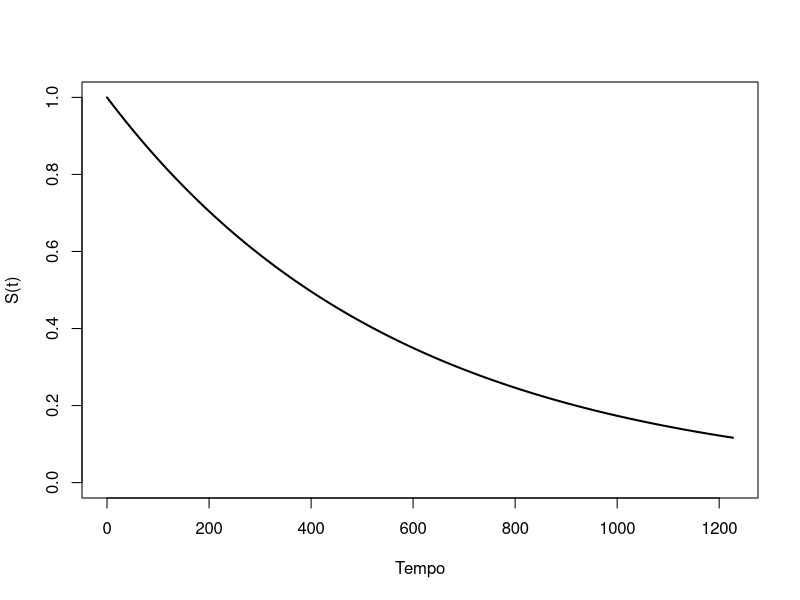
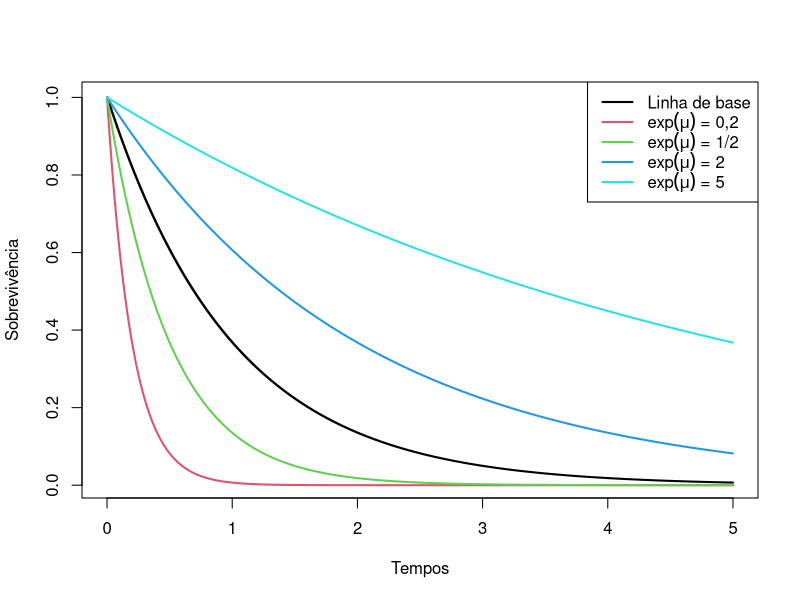
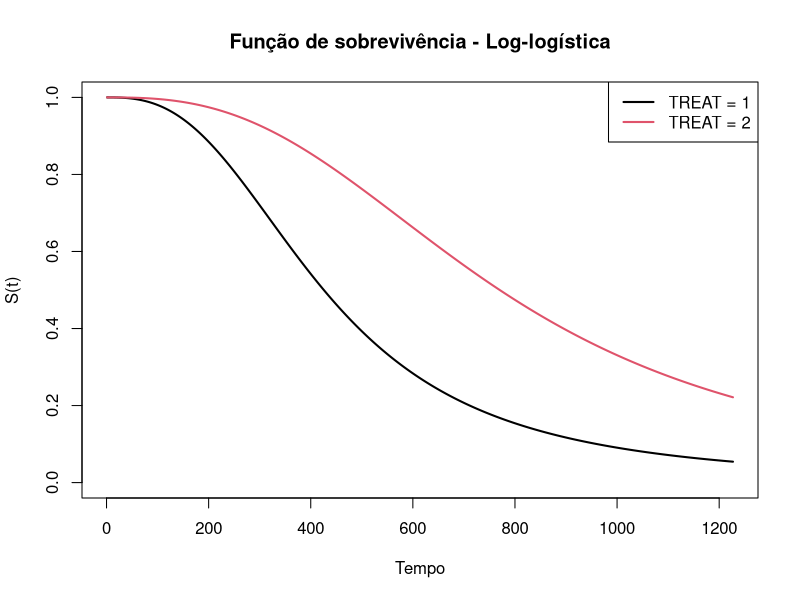

R code for these plots, in order:
## ---- chunk 1
library(survival)
## ---- chunk 2
# TIME: Survival time in days
# CENS: Censoring indicator (0 = censored, 1 = uncensored)
# TREAT: Treatment (1 = single, 2 = combined)
# AGE: Age of patient in years
# RDISEASE: Extent of residual disease (1 = incomplete, 2 = complete)
# PERF: Performance status (1 = good, 2 = poor)
quimioterapy <- read.table("Quimioterapy.txt", header = TRUE)

head(quimioterapy)
## ---- chunk 3
reg.exp <- survreg(
  Surv(TIME, CENS) ~ factor(TREAT),
  data = quimioterapy,
  dist = "exponential"
)

summary(reg.exp)
## ---- chunk 4

RegExpComp <- survreg(
  Surv(TIME, CENS) ~ factor(TREAT) + AGE + RDISEASE + PERF,
  data = quimioterapy,
  dist = "exponential"
)

summary(RegExpComp)
## ---- chunk 5

exp(coef(RegExpComp))
## ---- chunk 6
logLik.expon <- function(data, betas) {
  dj <- data$CENS
  tj <- data$TIME
  X <- as.matrix(data.frame(x0 = rep(1, nrow(data)), data[, 4:7]))
  betas <- as.vector(betas)

  (-1) * sum(-dj * X %*% betas - tj * exp(-X %*% betas))
}
## ---- chunk 7
res.exp_log_lik <- optim(
  rep(0, 5),
  fn = logLik.expon,
  data = quimioterapy,
  method = "BFGS",
  hessian = TRUE
)

# Maximum Likelihood Estimates
betas <- round(
  data.frame(
    b0 = res.exp_log_lik$par[1],
    b1 = res.exp_log_lik$par[2],
    b2 = res.exp_log_lik$par[3],
    b3 = res.exp_log_lik$par[4],
    b4 = res.exp_log_lik$par[5]
  ),
  4
)

betas
## ---- chunk 8

# esses betas entram nessa linearização aqui
# eta <- b0 + b1*TREAT + b2*AGE + b3*RDISEASE + b4*PERF
# S(t | x) = exp(-t * exp(-eta))

S_exp <- function(t, TREAT, AGE, RDISEASE, PERF) {
  eta <- 12.7527 +
    0.6252*TREAT -
    0.0867*AGE -
    0.7754*RDISEASE -
    0.2781*PERF

  exp(-t * exp(-eta))
}
## ---- chunk 9

tempos <- seq(0, max(quimioterapy$TIME), length.out = 300)

plot(
  tempos,
  S_exp(tempos, TREAT = 1, AGE = 60, RDISEASE = 2, PERF = 1),
  type = "l",
  lwd = 2,
  ylim = c(0, 1),
  xlab = "Tempo",
  ylab = "S(t)"
)
## ---- chunk 10

score.exp <- function(data, betas) {
  dj <- data$CENS
  tj <- data$TIME
  X <- as.matrix(data.frame(x0 = rep(1, nrow(data)), data[, 4:7]))
  betas <- as.vector(betas)
  score <- double(ncol(X))

  for (r in seq_len(ncol(X))) {
    score[r] <- sum(X[, r] * (tj * exp(-X %*% betas) - dj))
  }

  score
}

Info.exp <- function(data, betas) {
  tj <- data$TIME
  X <- as.matrix(data.frame(x0 = rep(1, nrow(data)), data[, 4:7]))
  betas <- as.vector(betas)
  Info.mat <- matrix(NA, ncol = ncol(X), nrow = ncol(X))

  for (r in seq_len(ncol(X))) {
    for (s in seq_len(ncol(X))) {
      Info.mat[r, s] <- sum(X[, r] * X[, s] * tj * exp(-X %*% betas))
    }
  }

  Info.mat
}

fs.expReg <- function(data, betas, max.iter = 15, eps = 1e-08) {
  tol.vec <- double(max.iter + 1)
  betas.vec <- matrix(NA, nrow = max.iter + 1, ncol = length(betas))

  betas.vec[1, ] <- betas.ant <- betas
  contador <- 1
  tol.vec[1] <- 1

  while (TRUE) {
    v <- solve(Info.exp(data, betas.ant), score.exp(data, betas.ant))

    # Iterative step (FS Algorithm)
    betas.atual <- betas.ant + v

    # Computing the tolerance level
    tol <- sum(abs(betas.atual - betas.ant))
    contador <- contador + 1

    # Updating the main results
    betas.ant <- betas.atual
    betas.vec[contador, ] <- betas.ant
    tol.vec[contador] <- tol

    cat("Wait: the FS algorithm is running", "\r")

    if ((eps > tol) || (contador > max.iter)) {
      break
    }
  }

  Results <- matrix(NA, nrow = contador, ncol = 6)
  colnames(Results) <- c("b0", "b1", "b2", "b3", "b4", "Tolerance")
  Results[seq_len(contador), 1:5] <- betas.vec[seq_len(contador), ]
  Results[seq_len(contador), 6] <- tol.vec[seq_len(contador)]

  Cov.Mat <- solve(Info.exp(data, betas.atual))
  se.betas <- sqrt(diag(Cov.Mat))

  list(
    betas.atual = betas.atual,
    Cov.Mat = Cov.Mat,
    se.betas = se.betas,
    Results = Results
  )
}

res.expFS <- fs.expReg(quimioterapy, rep(0, 5))
## ---- chunk 11

# Maximum likelihood estimates
round(res.expFS$betas.atual, 4)
## ---- chunk 12

# Standard error
round(sqrt(diag(res.expFS$Cov.Mat)), 4)
## ---- chunk 13
reg.weib <- survreg(
  Surv(TIME, CENS) ~ factor(TREAT) + AGE + factor(RDISEASE) + factor(PERF),
  data = quimioterapy,
  dist = "weibull"
)

summary(reg.weib)
## ---- chunk 14
logLik.Weib <- function(data, param) {
  dj <- data$CENS
  tj <- data$TIME
  alpha <- param[6]
  betas <- as.matrix(param[1:5])
  X <- as.matrix(cbind(x0 = 1, data[, 4:7]))
  linear_pred <- X %*% betas

  if (alpha <= 0) {
    return(Inf)
  }

  (-1) * sum(
    dj * log(alpha * tj^(alpha - 1) * exp(-alpha * linear_pred)) -
      tj^alpha * exp(-alpha * linear_pred)
  )
}

res.weib_loglike <- optim(
  c(rep(0, 5), 0.1),
  fn = logLik.Weib,
  data = quimioterapy,
  method = "BFGS",
  hessian = TRUE
)

# Maximum Likelihood Estimates
betas_weib <- round(
  data.frame(
    b0 = res.weib_loglike$par[1],
    b1 = res.weib_loglike$par[2],
    b2 = res.weib_loglike$par[3],
    b3 = res.weib_loglike$par[4],
    b4 = res.weib_loglike$par[5]
  ),
  4
)

betas_weib
## ---- chunk 15

#sqrt(diag(solve(res.weib$hessian)))
## ---- chunk 16
tj <- seq(0, 5, length.out = 1000)

exp.mu0 <- 1
exp.mu1 <- 0.2
exp.mu2 <- 0.5
exp.mu3 <- 2
exp.mu4 <- 5

S0 <- function(z) {
  exp(-z)
}

surv_af <- function(t, mu) {
  S0(t / mu)
}

plot(
  tj,
  surv_af(tj, exp.mu0),
  type = "s",
  col = 1,
  lwd = 2,
  xlab = "Tempos",
  ylab = "Sobrevivência"
)

lines(tj, surv_af(tj, exp.mu1), lwd = 2, col = 2)
lines(tj, surv_af(tj, exp.mu2), lwd = 2, col = 3)
lines(tj, surv_af(tj, exp.mu3), lwd = 2, col = 4)
lines(tj, surv_af(tj, exp.mu4), lwd = 2, col = 5)

labels <- c(
  "Linha de base",
  expression(paste(exp(mu), " = ", "0,2")),
  expression(paste(exp(mu), " = ", "1/2")),
  expression(paste(exp(mu), " = ", "2")),
  expression(paste(exp(mu), " = ", "5"))
)

legend("topright", labels, lty = 1, col = 1:5, lwd = 2)
## ---- chunk 17
Reg.LogLogis <- survreg(
  Surv(TIME, CENS) ~ factor(TREAT) + AGE + factor(RDISEASE) + factor(PERF),
  data = quimioterapy,
  dist = "loglogistic"
)

summary(Reg.LogLogis)
## ---- chunk 18

# Perfil para o qual você quer a curva
novo <- data.frame(
  TREAT = c(1, 2),
  AGE = mean(quimioterapy$AGE),
  RDISEASE = 2,
  PERF = 1
)

tempos <- seq(1, max(quimioterapy$TIME), length.out = 300)

eta <- predict(Reg.LogLogis, newdata = novo, type = "lp")
sigma <- Reg.LogLogis$scale

S_loglogis <- function(t, eta, sigma) {
  1 / (1 + exp((log(t) - eta) / sigma))
}

plot(
  tempos,
  S_loglogis(tempos, eta[1], sigma),
  type = "l",
  lwd = 2,
  col = 1,
  ylim = c(0, 1),
  xlab = "Tempo",
  ylab = "S(t)",
  main = "Função de sobrevivência - Log-logística"
)

lines(tempos, S_loglogis(tempos, eta[2], sigma), lwd = 2, col = 2)

legend(
  "topright",
  legend = c("TREAT = 1", "TREAT = 2"),
  col = c(1, 2),
  lwd = 2
)
